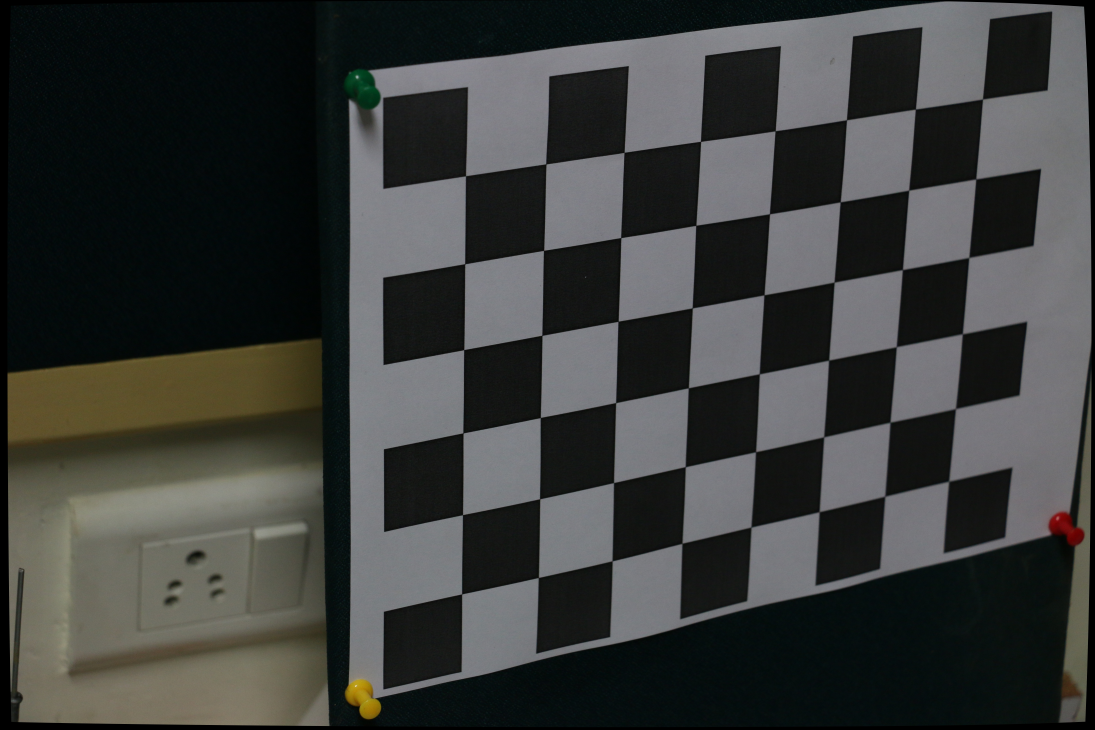
#> input picture Assignment1/calib_images/IMG_5465_undist.jpg, 5472 x 3648 px (shown at 1/5 size); its folder holds only this picture in this run
$ jupyter execute --allow-errors camera_calibration.ipynb   (shell and % lines are left out)   (Python 2 division)
#> lines starting #> are read from the running program, lines starting #| are printed output that depends on the picture
Camera Calibration with OpenCV
===

### Run the code in the cell below to extract object points and image points for camera calibration.

[cell 1]
import numpy as np
import cv2
import glob
import matplotlib.pyplot as plt

# prepare object points, like (0,0,0), (1,0,0), (2,0,0) ....,(6,5,0)
objp = np.zeros((6*8,3), np.float32)
objp[:,:2] = np.mgrid[0:8, 0:6].T.reshape(-1,2)

# Arrays to store object points and image points from all the images.
objpoints = [] # 3d points in real world space
imgpoints = [] # 2d points in image plane.

# Make a list of calibration images
images = glob.glob('calib_images/IMG*.jpg')

# Step through the list and search for chessboard corners
for idx, fname in enumerate(images):
    img = cv2.imread(fname)
#> img is the input picture: shape (3648, 5472, 3); mean B, G, R 59, 60.8, 59
    (h, w) = img.shape[:2]
#> h = 3648; w = 5472
    gray = cv2.cvtColor(img, cv2.COLOR_BGR2GRAY)
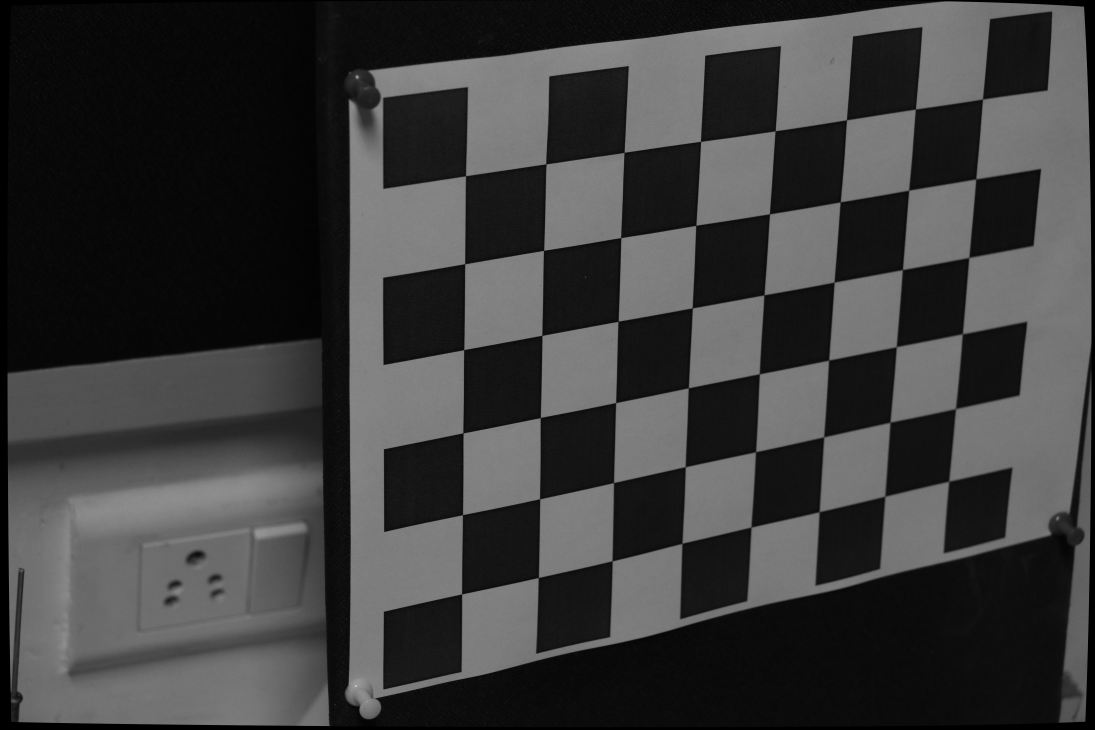
#> gray: shape (3648, 5472) (shown at 1/5 size); min 0, max 238, mean 60

    # Find the chessboard corners
    ret, corners = cv2.findChessboardCorners(gray, (8,6), None)
#> ret = True; corners = 48 rows, first 8: [2329.5, 881], [2732.6, 822.5], [3121.6, 764.6], [3504.7, 708], [3878.5, 655.1], [4234, 600.9], [4577.2, 548.8], [4914, 497.5]
    squaresize_MM = 29


    # If found, add object points, image points
    if ret == True:
        objpoints.append(objp)
        imgpoints.append(corners)

        # Draw and display the corners
        cv2.drawChessboardCorners(img, (8,6), corners, ret)
        #write_name = 'corners_found'+str(idx)+'.jpg'
        #cv2.imwrite(write_name, img)
        cv2.imshow('img', cv2.resize(img  , (h/10 , w/10)))
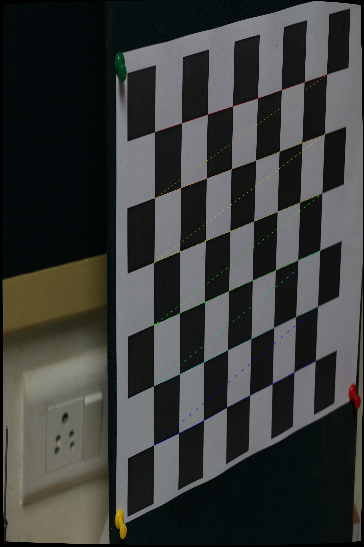
#> window 'img': shape (547, 364, 3); mean B, G, R 58.9, 60.9, 59
        cv2.waitKey(500)

cv2.destroyAllWindows()
